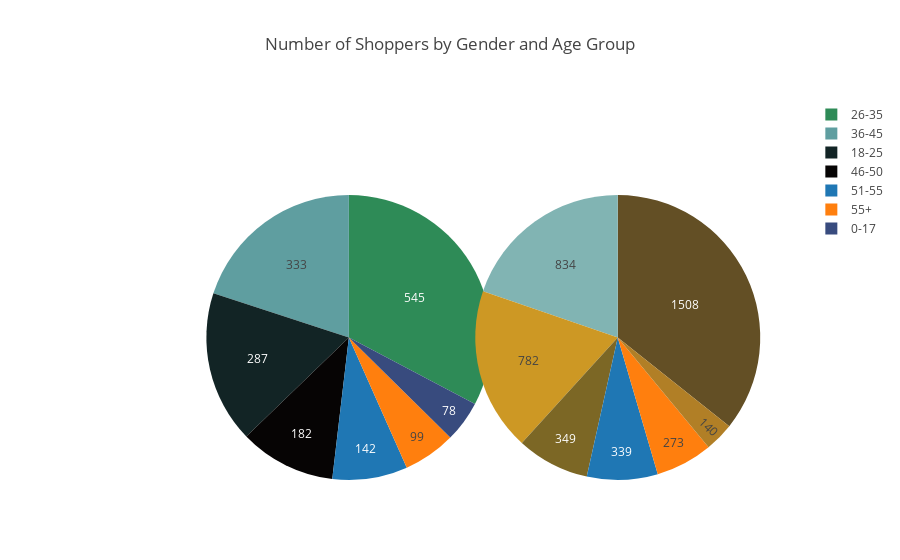

This figure's notebook cell:
### Code cell
fig = {
    'data': [
        {
            'labels': ['0-17', '18-25', '26-35', '36-45', '46-50','51-55','55+'],
            'values': [78,287,545,333,182,142,99],
            'type': 'pie',
            'name': 'Female Age Group',
            'marker': {'colors': ['rgb(56, 75, 126)',
                                  'rgb(18, 36, 37)',
                                  'seagreen',
                                  'cadetblue',
                                  'rgb(6, 4, 4)']},
            'domain': {'x': [0, .75],
                       'y': [0, .75]},
            'hoverinfo':'label+percent+name',
            'textinfo':'value' 
        },
        {
            'labels': ['0-17', '18-25', '26-35', '36-45', '46-50','51-55','55+'],
            'values': [140, 782, 1508, 834,349, 339, 273],
            'marker': {'colors': ['rgb(177, 127, 38)',
                                  'rgb(205, 152, 36)',
                                  'rgb(99, 79, 37)',
                                  'rgb(129, 180, 179)',
                                  'rgb(124, 103, 37)']},
            'type': 'pie',
            'name': 'Male Age Group',
            'domain': {'x': [0.5, 1],
                       'y': [0, .75]},
            'hoverinfo':'label+percent+name',
            'textinfo':'value'

        }], 'layout': {'title':'Number of Shoppers by Gender and Age Group',
               'showlegend': True},
}

plotly.offline.iplot(fig, filename='styled_pie_chart')

### Figure 1 — Plotly figure (JSON) as saved in the notebook; plotly's stock layout.template omitted (floating-point values rounded to 4 significant figures)
{"data": [{"domain": {"x": [0, 0.75], "y": [0, 0.75]}, "hoverinfo": "label+percent+name", "labels": ["0-17", "18-25", "26-35", "36-45", "46-50", "51-55", "55+"], "marker": {"colors": ["rgb(56, 75, 126)", "rgb(18, 36, 37)", "seagreen", "cadetblue", "rgb(6, 4, 4)"]}, "name": "Female Age Group", "textinfo": "value", "type": "pie", "uid": "50da0aca-bd82-43fe-80c0-89ef20c02274", "values": [78, 287, 545, 333, 182, 142, 99]}, {"domain": {"x": [0.5, 1], "y": [0, 0.75]}, "hoverinfo": "label+percent+name", "labels": ["0-17", "18-25", "26-35", "36-45", "46-50", "51-55", "55+"], "marker": {"colors": ["rgb(177, 127, 38)", "rgb(205, 152, 36)", "rgb(99, 79, 37)", "rgb(129, 180, 179)", "rgb(124, 103, 37)"]}, "name": "Male Age Group", "textinfo": "value", "type": "pie", "uid": "8352eb88-03ae-429e-81f0-26773898049b", "values": [140, 782, 1508, 834, 349, 339, 273]}], "layout": {"showlegend": true, "title": {"text": "Number of Shoppers by Gender and Age Group"}}}
